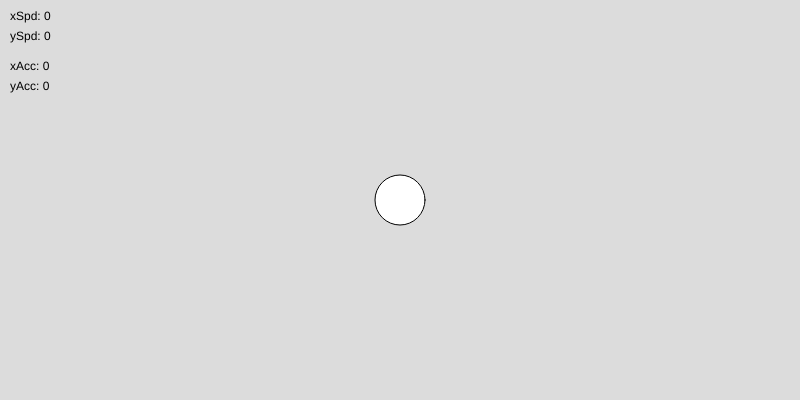
Frame 1 (no input)
Frame 60 (no input): identical to frame 1, image omitted
Frame 120 (the mouse pressed at the canvas centre since frame 60): identical to frame 1, image omitted

The p5.js sketch that drew this single still picture (run headless with seeded random() and noise() and a simulated clock; from frame 60 on, the mouse is pressed at the canvas centre):

// p5.js sketch
// ── sketch.js
let x, y;
let xSpd, ySpd;
let xAcc, yAcc;

function setup() {
  createCanvas(800, 400);
  background(220);

  x = width / 2;
  y = height / 2;
  xSpd = 0;
  ySpd = 0;
  xAcc = 1;
  yAcc = 0;
}

function draw() {
  background(220);

  if (keyIsPressed) {
    // if key is pressed, increase the acceleration.
    if (key == 'w') {
      yAcc = yAcc - 0.1;
    }
    if (key == 's') {
      yAcc = yAcc + 0.1;
    }
    if (key == 'a') {
      xAcc = xAcc - 0.1;
    }
    if (key == 'd') {
      xAcc = xAcc + 0.1;
    }
  } else {
    // if not, remove the acceleration.
    xAcc = 0;
    yAcc = 0;
  }

  // update the speed
  xSpd = xSpd + xAcc;
  ySpd = ySpd + yAcc;

  // limit the speed
  xSpd = constrain(xSpd, -10, 10);
  ySpd = constrain(ySpd, -10, 10);

  // update the position
  x = x + xSpd;
  y = y + ySpd;

  // make it reappear
  if (x < 0) {
    x = width;
  } else if (x > width) {
    x = 0;
  }
  if (y < 0) {
    y = height;
  } else if (y > height) {
    y = 0;
  }

  // display the circle
  circle(x, y, 50);

  // display the speed and acceleration on x
  text("xSpd: " + xSpd, 10, 20);
  text("ySpd: " + ySpd, 10, 40);
  text("xAcc: " + xAcc, 10, 70);
  text("yAcc: " + yAcc, 10, 90);
}
